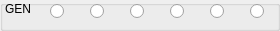
              <widget class="QGroupBox" name="groupBox_14">
               <property name="title">
                <string/>
               </property>
               <widget class="QRadioButton" name="radioButtonGENRxAnt1">
                <property name="geometry">
                 <rect>
                  <x>50</x>
                  <y>0</y>
                  <width>21</width>
                  <height>22</height>
                 </rect>
                </property>
                <property name="text">
                 <string/>
                </property>
               </widget>
               <widget class="QRadioButton" name="radioButtonGENRxAnt2">
                <property name="geometry">
                 <rect>
                  <x>90</x>
                  <y>0</y>
                  <width>21</width>
                  <height>22</height>
                 </rect>
                </property>
                <property name="text">
                 <string/>
                </property>
               </widget>
               <widget class="QRadioButton" name="radioButtonGENRxAnt3">
                <property name="geometry">
                 <rect>
                  <x>130</x>
                  <y>0</y>
                  <width>21</width>
                  <height>22</height>
                 </rect>
                </property>
                <property name="text">
                 <string/>
                </property>
               </widget>
               <widget class="QRadioButton" name="radioButtonGENRxRX1">
                <property name="geometry">
                 <rect>
                  <x>170</x>
                  <y>0</y>
                  <width>21</width>
                  <height>22</height>
                 </rect>
                </property>
                <property name="text">
                 <string/>
                </property>
               </widget>
               <widget class="QRadioButton" name="radioButtonGENRxRX2">
                <property name="geometry">
                 <rect>
                  <x>210</x>
                  <y>0</y>
                  <width>21</width>
                  <height>22</height>
                 </rect>
                </property>
                <property name="text">
                 <string/>
                </property>
               </widget>
               <widget class="QRadioButton" name="radioButtonGENRxXVRX">
                <property name="geometry">
                 <rect>
                  <x>250</x>
                  <y>0</y>
                  <width>21</width>
                  <height>22</height>
                 </rect>
                </property>
                <property name="text">
                 <string/>
                </property>
               </widget>
               <widget class="QLabel" name="label_37">
                <property name="geometry">
                 <rect>
                  <x>0</x>
                  <y>0</y>
                  <width>31</width>
                  <height>18</height>
                 </rect>
                </property>
                <property name="sizePolicy">
                 <sizepolicy hsizetype="Minimum" vsizetype="Preferred">
                  <horstretch>0</horstretch>
                  <verstretch>0</verstretch>
                 </sizepolicy>
                </property>
                <property name="text">
                 <string>GEN</string>
                </property>
                <property name="alignment">
                 <set>Qt::AlignRight|Qt::AlignTrailing|Qt::AlignVCenter</set>
                </property>
               </widget>
              </widget>
